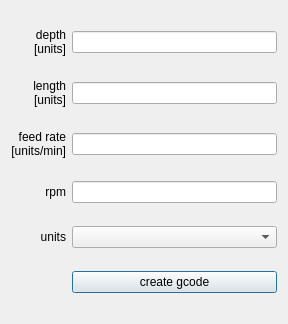
<?xml version="1.0" encoding="UTF-8"?>
<ui version="4.0">
 <class>surfacing_Dialog</class>
 <widget class="QDialog" name="surfacing_Dialog">
  <property name="geometry">
   <rect>
    <x>0</x>
    <y>0</y>
    <width>288</width>
    <height>324</height>
   </rect>
  </property>
  <property name="windowTitle">
   <string>Surfacing_Dialog</string>
  </property>
  <layout class="QGridLayout" name="gridLayout">
   <item row="0" column="0">
    <widget class="QLabel" name="depth_label">
     <property name="text">
      <string>depth
[units]</string>
     </property>
     <property name="alignment">
      <set>Qt::AlignRight|Qt::AlignTrailing|Qt::AlignVCenter</set>
     </property>
    </widget>
   </item>
   <item row="0" column="1">
    <widget class="QLineEdit" name="depth_lineEdit"/>
   </item>
   <item row="1" column="0">
    <widget class="QLabel" name="length_label">
     <property name="text">
      <string>length
[units]</string>
     </property>
     <property name="alignment">
      <set>Qt::AlignRight|Qt::AlignTrailing|Qt::AlignVCenter</set>
     </property>
    </widget>
   </item>
   <item row="1" column="1">
    <widget class="QLineEdit" name="length_lineEdit"/>
   </item>
   <item row="2" column="0">
    <widget class="QLabel" name="feed_label">
     <property name="text">
      <string>feed rate
[units/min]</string>
     </property>
     <property name="alignment">
      <set>Qt::AlignRight|Qt::AlignTrailing|Qt::AlignVCenter</set>
     </property>
    </widget>
   </item>
   <item row="2" column="1">
    <widget class="QLineEdit" name="feed_lineEdit"/>
   </item>
   <item row="3" column="0">
    <widget class="QLabel" name="rpm_label">
     <property name="text">
      <string>rpm</string>
     </property>
     <property name="alignment">
      <set>Qt::AlignRight|Qt::AlignTrailing|Qt::AlignVCenter</set>
     </property>
    </widget>
   </item>
   <item row="3" column="1">
    <widget class="QLineEdit" name="rpm_lineEdit"/>
   </item>
   <item row="4" column="0">
    <widget class="QLabel" name="unit_label">
     <property name="text">
      <string>units</string>
     </property>
     <property name="alignment">
      <set>Qt::AlignRight|Qt::AlignTrailing|Qt::AlignVCenter</set>
     </property>
    </widget>
   </item>
   <item row="4" column="1">
    <widget class="QComboBox" name="unit_comboBox"/>
   </item>
   <item row="5" column="1">
    <widget class="QPushButton" name="create_pushButton">
     <property name="text">
      <string>create gcode</string>
     </property>
    </widget>
   </item>
  </layout>
 </widget>
 <resources/>
 <connections/>
</ui>
